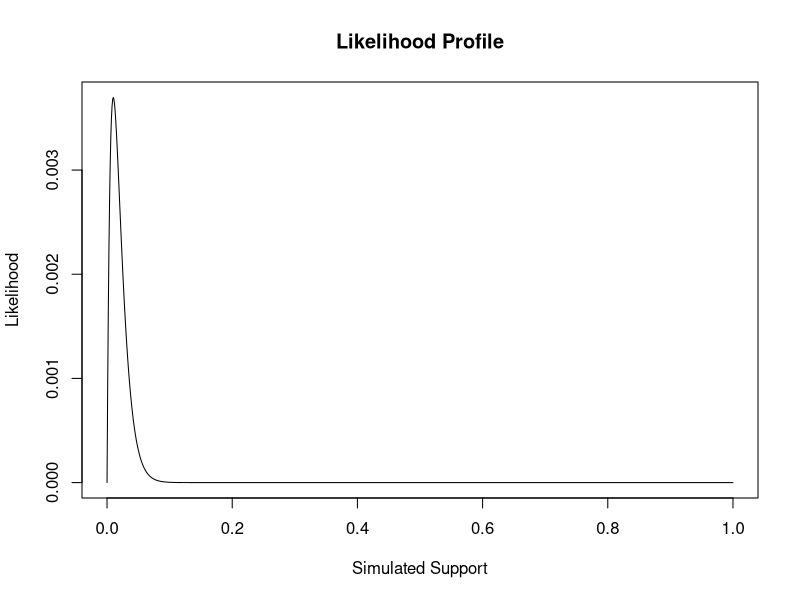

Here is the R script that generated this plot:
## ---- chunk 1
# set a seed
set.seed(123)
# create the observed data
obs.data <- rbinom(n = 100, size = 1, prob = 0.01)
# inspect the observed data
head(obs.data)
tail(obs.data)
length(obs.data)
## ---- chunk 2
### Bernoulli LH Function ###
# Input: obs.data, theta
# Output: bernoulli likelihood

myBernLH <- function(obs.data, theta) {
  N <- length(obs.data)
  x <- sum(obs.data)
  LH <- (theta^x)*(1-theta)^{N-x}
  return(LH)
}

### Plot LH for a grid of theta values ###
# Create the grid #
# Store the LH values
# Create the Plot

theta.sim <- seq(from = 0, to = 1, length.out=1000)

sim.LH <- myBernLH(obs.data, theta = theta.sim)

plot(theta.sim, sim.LH, type="l", main="Likelihood Profile", xlab="Simulated Support", ylab="Likelihood")
